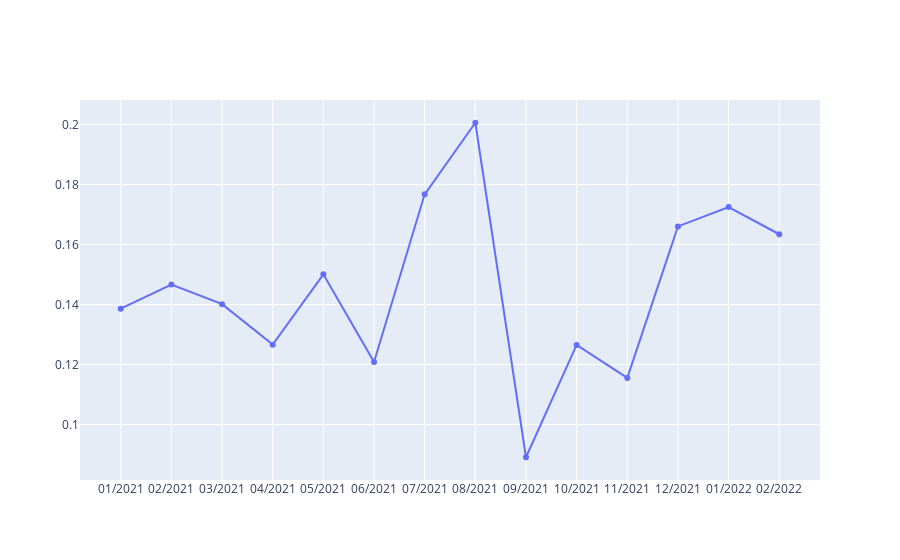

Source (notebook cell):
### Code cell
timeSplitDataNetScore = {'01/2021': 0.1386357657917504, '02/2021': 0.14664245056920375, '03/2021': 0.14013468072642057, '04/2021': 0.12663854166666683, '05/2021': 0.1500673718852843, '06/2021': 0.1208334491746305, '07/2021': 0.17671752650176703, '08/2021': 0.2005629290617843, '09/2021': 0.08912335834896816, '10/2021': 0.12653711267605602, '11/2021': 0.11554539835164827, '12/2021': 0.1660256097560975, '01/2022': 0.17248775510204092, '02/2022': 0.16341621093749978}
df = pd.DataFrame({'date': timeSplitDataNetScore.keys(), 'sentiment': timeSplitDataNetScore.values()})
fig = go.Figure()
fig.add_trace(go.Scatter(x=df['date'], y=df['sentiment'], mode='lines+markers'))
